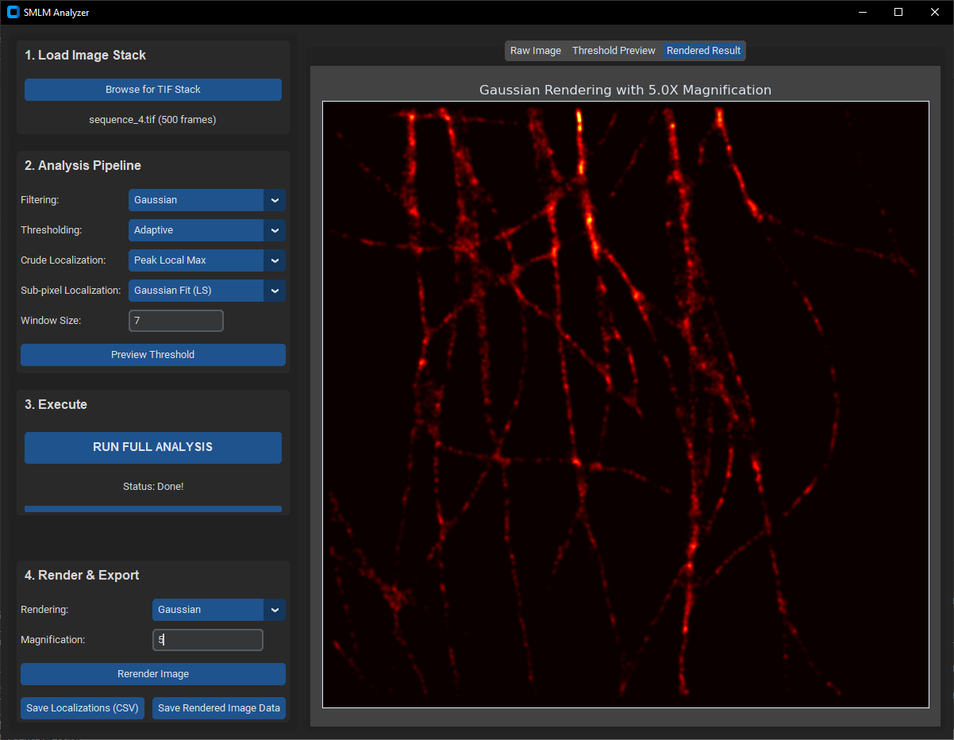
#> input picture GUI.png, 954 x 740 px, shrunk from 1202 x 932 before the run
$ python -i filtering.py   (imports and definitions only)
#> lines starting #> are read from the running program, lines starting #| are printed output that depends on the picture
# filtering.py
# Contains functions for advanced image pre-processing.

import numpy as np
from scipy.ndimage import gaussian_filter, uniform_filter, gaussian_laplace

def apply_filter(image, method='Gaussian', **kwargs):
    """
    Applies a filter to the input image.

    Args:
        image (np.ndarray): The input image.
        method (str): The filtering method to use.
        **kwargs: Filter-specific parameters (e.g., sigma).

    Returns:
        np.ndarray: The filtered image.
    """
    img_float = image.astype(np.float32)

    if method == 'Gaussian':
        sigma = kwargs.get('sigma', 1.0)
        # print(f"Applying Gaussian filter with sigma={sigma}...")
        return gaussian_filter(img_float, sigma=sigma)

    elif method == 'Mean':
        size = kwargs.get('size', 3)
        # print(f"Applying Mean filter with size={size}...")
        return uniform_filter(img_float, size=size)

    elif method == 'Laplacian of Gaussian (LoG)':
        sigma = kwargs.get('sigma', 1.0)
        # print(f"Applying LoG filter with sigma={sigma}...")
        # LoG enhances blob-like structures. We take the absolute value.
        return np.abs(gaussian_laplace(img_float, sigma=sigma))

    elif method == 'Difference of Gaussians (DoG)':
        low_sigma = kwargs.get('low_sigma', 1.0)
        high_sigma = kwargs.get('high_sigma', 2.5 * low_sigma)
        # print(f"Applying DoG filter with sigmas=({low_sigma}, {high_sigma})...")
        diff = gaussian_filter(img_float, low_sigma) - gaussian_filter(img_float, high_sigma)
        if diff.min() < 0:
            diff -= diff.min()
        return diff

    else:
        # print("No filter applied.")
        return img_float

>>> import cv2
>>> picture = cv2.imread('../GUI.png', cv2.IMREAD_GRAYSCALE)
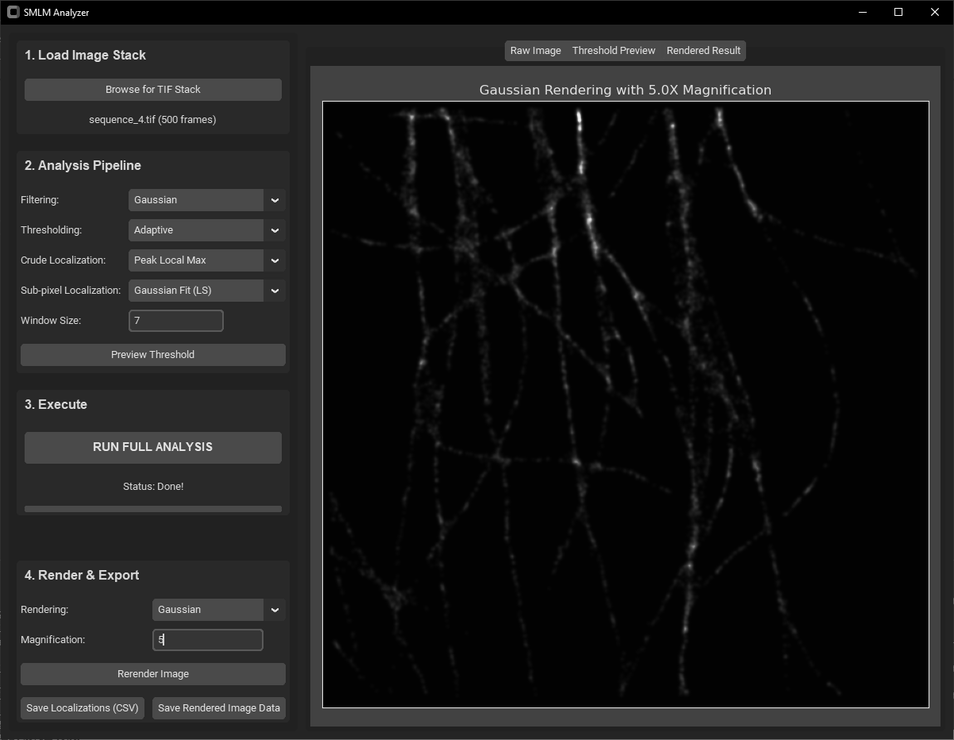
#> picture: shape (740, 954); min 0, max 255, mean 26.3
>>> result = apply_filter(picture)
